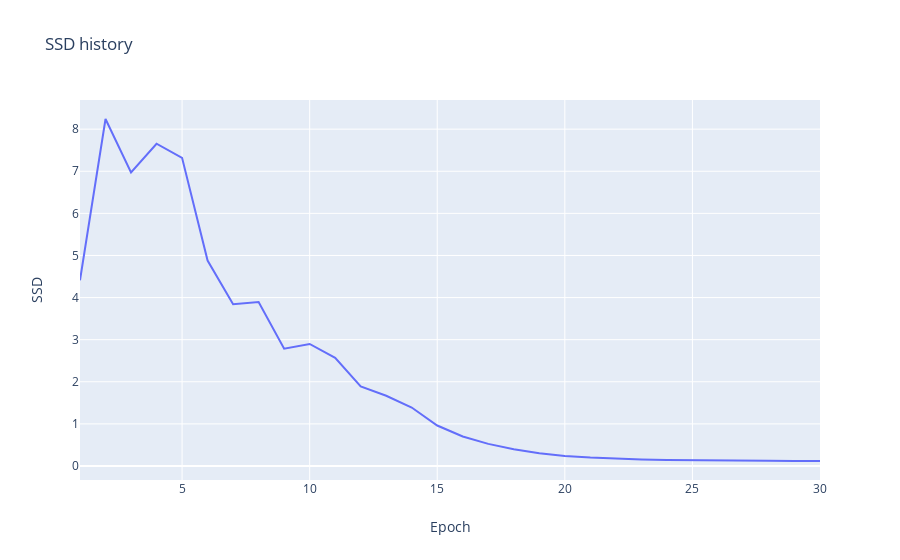

Notebook cell for this chart:
### Code cell
som.plotSSD()

### Figure 1 — Plotly figure (JSON) as saved in the notebook; plotly's stock layout.template omitted (floating-point values rounded to 4 significant figures)
{"data": [{"mode": "lines", "name": "SSD", "type": "scatter", "x": [1, 2, 3, 4, 5, 6, 7, 8, 9, 10, 11, 12, 13, 14, 15, 16, 17, 18, 19, 20, 21, 22, 23, 24, 25, 26, 27, 28, 29, 30], "y": [4.411, 8.241, 6.971, 7.654, 7.32, 4.878, 3.84, 3.896, 2.785, 2.898, 2.567, 1.89, 1.668, 1.388, 0.9606, 0.6999, 0.5251, 0.3951, 0.3013, 0.2396, 0.2013, 0.1751, 0.1564, 0.1436, 0.1352, 0.1291, 0.1248, 0.1221, 0.1199, 0.1183, 0.117]}], "layout": {"autosize": true, "title": {"text": "SSD history"}, "xaxis": {"autorange": true, "range": [1, 30], "title": {"text": "Epoch"}, "type": "linear"}, "yaxis": {"autorange": true, "range": [-0.333, 8.693], "title": {"text": "SSD"}, "type": "linear"}}}
